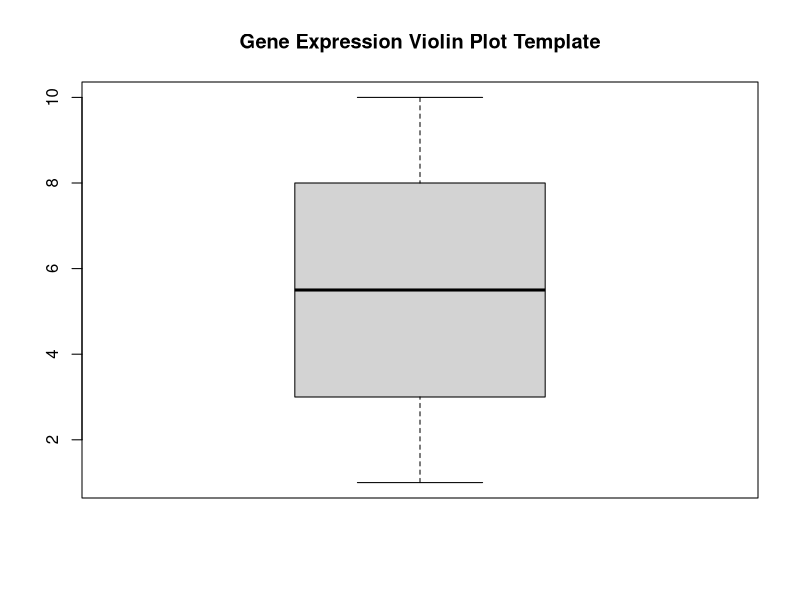

Write R code to recreate this figure. (Note: this script raises an error after producing the figure.)
args <- commandArgs(trailingOnly = TRUE)

if(length(args) < 2){
  stop('Usage: Rscript violin_web.R input output')
}

input <- args[1]
out <- args[2]

dir.create(out, recursive=TRUE, showWarnings=FALSE)

png(file.path(out,'violin.png'), width=1200, height=900, res=150)
boxplot(1:10, main='Gene Expression Violin Plot Template')
dev.off()

writeLines('violin analysis finished', file.path(out,'result.txt'))
